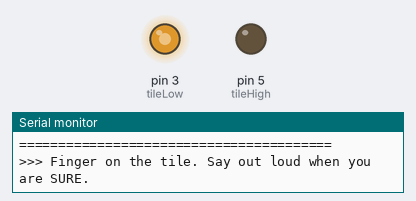
This sketch was run on a simulated Arduino Uno, built with avr-gcc and run on an emulated ATmega328P. Parts: output pins drawn as LEDs (lit = HIGH), the last lines printed to the serial monitor.

Above: at 0.2 s.
At 11.2 s:
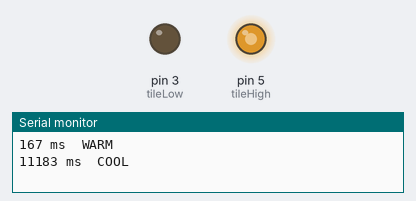
At 22.1 s:
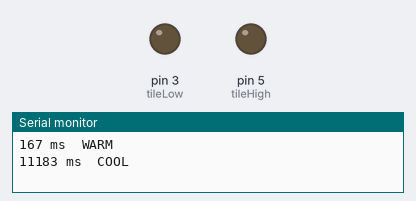
Timing chart, 0 to 28.8 s (numbered marks = the images above):
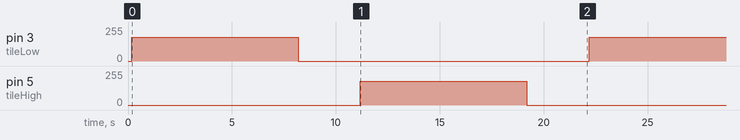

Measured:
- by itself, pin 3 (tileLow), pin 5 (tileHigh): alternates 180/255 for 8.0 s and 0/255 for 14.0 s

The sketch:

03_make_it_warm.ino
```cpp
// TASK 3: MAKE SOMETHING WARM
//
// Goal: drive a Peltier tile both directions, and find out how slow your own
// skin actually is.
//
// A Peltier moves heat from one face to the other. Reverse the current and it
// reverses. An H-bridge is what lets you flip that current from code.
//
//
// PINS  build this before you upload
//
//   D3  PWM ---- channel LOW side  \
//                                    both to the H-bridge, tile across it
//   D5  PWM ---- channel HIGH side /
//
//   Drive one and hold the other at 0 to choose direction. Both 0 is off.
//   Tile runs from a BENCH supply, not the Arduino: it wants 2 to 4 A.
//   Heatsink on the hot face, always.
//
//   Two PWM pins per channel is the same pattern the lab's other actuator
//   rigs use, so it will look familiar if you read that code.
//
// SAFETY, NOT OPTIONAL
//   * The heatsink must be on. Without it the tile cooks itself in a minute.
//   * Skin burns above 50 C. MAX_LEVEL below caps roughly at 45 C on this
//     rig. Do not raise it.
//   * Never leave it running unattended.

#include "logger.h"

const int tileLow = 3, tileHigh = 5;   // both must be PWM pins

// ---- CHANGE ME ------------------------------------------------------------
int level    = 180;       // 0-255. LEAVE AT OR BELOW MAX_LEVEL.
int holdMs   = 8000;      // how long to hold each direction
// ---------------------------------------------------------------------------

const int MAX_LEVEL = 200;   // do not raise. Thermal limit, not a style choice.

void warm(int lvl) {
  analogWrite(tileLow, min(lvl, MAX_LEVEL));
  analogWrite(tileHigh, 0);
}

void cool(int lvl) {
  analogWrite(tileLow, 0);
  analogWrite(tileHigh, min(lvl, MAX_LEVEL));
}

void off() {
  analogWrite(tileLow, 0);
  analogWrite(tileHigh, 0);   // both off, or the tile keeps working
}

void setup() {
  pinMode(tileLow, OUTPUT); pinMode(tileHigh, OUTPUT);
  off();
  logBegin("TASK 03  make it warm", "D3, D5 PWM -> H-bridge;  tile on the BENCH supply");
  logHint("Finger on the tile. Say out loud when you are SURE.");
}

void loop() {
  logEvent("WARM");
  warm(level); delay(holdMs);

  off(); delay(3000);          // let it settle, or you feel the old state

  logEvent("COOL");
  cool(level); delay(holdMs);

  off(); delay(3000);
}

// ---- THINGS TO TRY --------------------------------------------------------
//
// 1. Watch the Serial Monitor and time yourself. From the moment it prints
//    WARM, how many seconds until you would BET MONEY it is warming? Most
//    people need 3 to 8. That is enormous compared to a motor's 20 ms.
//
// 2. Cut holdMs to 2000 so it alternates quickly. You stop feeling hot and
//    cold and start feeling lukewarm. Thermal patterns mostly do not work.
//
// 3. Given 1 and 2: what could thermal actually be good for in your project?
//    Slow ambient state, not alerts. "The room is busy" rather than
//    "you have a message".
```

logger.h
```cpp
// Shared logger. The same file sits in every sketch folder, so the Serial
// Monitor looks the same whichever sketch you uploaded.
//
// You do not need to install anything. The Arduino IDE compiles every file
// next to the .ino, so this is picked up automatically.
//
// Why it exists: at a bench, "tick" on its own does not tell you whether you
// uploaded the right sketch to the right board. logBegin() prints a banner
// that names the sketch and the pins, so one glance confirms it.

#pragma once
#include <Arduino.h>

// Opens the port and prints the banner. Call this first in setup().
//   name  what this sketch is, e.g. "02 piezo"
//   pins  the wiring in one line, e.g. "D8 -> piezo, other leg -> GND"
inline void logBegin(const char *name, const char *pins) {
  Serial.begin(9600);
  while (!Serial && millis() < 2000) { }   // USB boards; Uno passes straight through

  Serial.println();
  Serial.println(F("========================================"));
  Serial.print(F("  "));
  Serial.println(name);
  Serial.print(F("  pins: "));
  Serial.println(pins);
  Serial.println(F("========================================"));
}

// One event, timestamped. Use for anything that happens: "tick", "tap", "WARM".
// The timestamp is what makes a rhythm legible when you cannot hear it well.
inline void logEvent(const char *msg) {
  Serial.print(millis());
  Serial.print(F(" ms  "));
  Serial.println(msg);
}

// An event with a number attached, e.g. logValue("strength", 130).
inline void logValue(const char *label, long value) {
  Serial.print(millis());
  Serial.print(F(" ms  "));
  Serial.print(label);
  Serial.print(F(" = "));
  Serial.println(value);
}

// A line the student is meant to act on, set apart from the event stream.
inline void logHint(const char *msg) {
  Serial.print(F(">>> "));
  Serial.println(msg);
}

// NOTE ON THE SERIAL PLOTTER
// Sketches that draw a graph (04 capacitive, analog_monitor) must print bare
// numbers separated by spaces, and nothing else, or the plotter cannot parse
// them. Those sketches use logBegin() for the banner and then print raw
// numbers directly. Do not wrap their data lines in logEvent().
```
